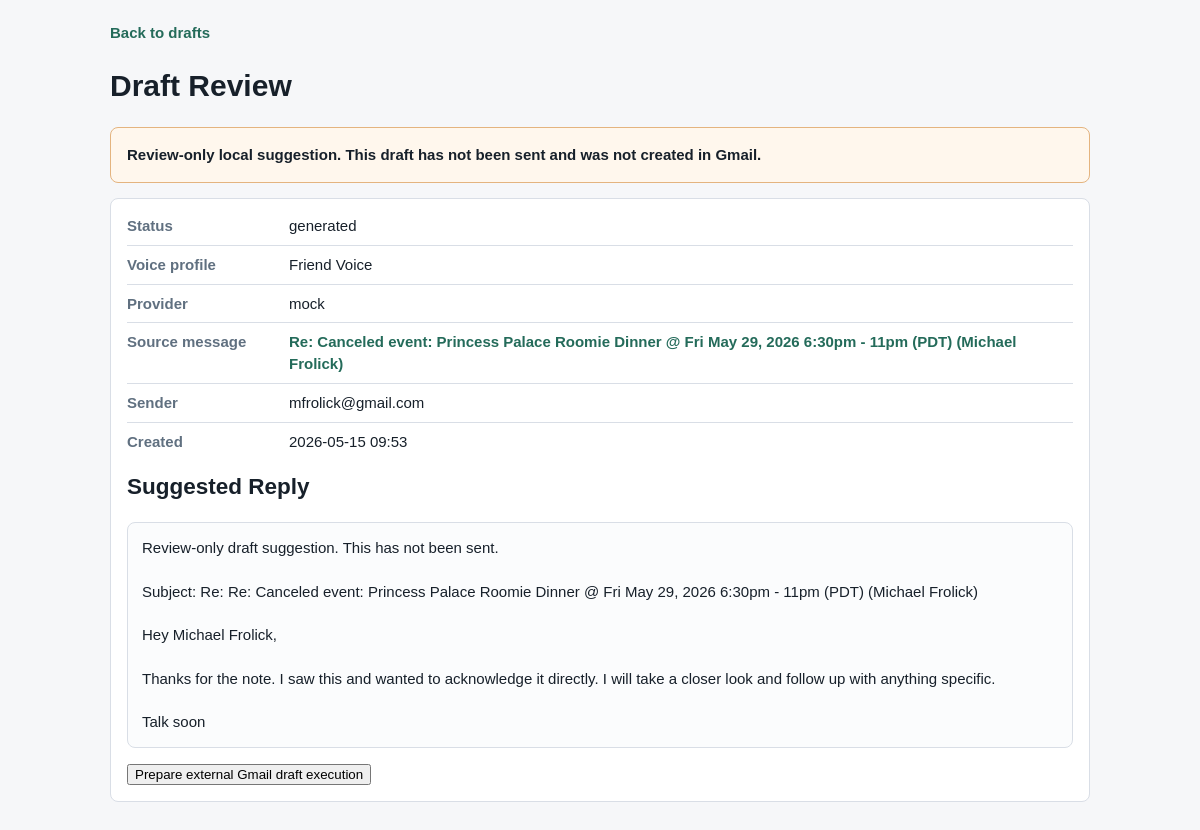
The page /drafts/2 on the database its author committed.
### app/models/entities.py (models this page shows)
class DraftReply(Base):
    __tablename__ = "draft_replies"
    id: Mapped[int] = mapped_column(primary_key=True)
    thread_id: Mapped[int] = mapped_column(ForeignKey("message_threads.id"), index=True)
    message_id: Mapped[int | None] = mapped_column(ForeignKey("messages.id"))
    voice_profile_id: Mapped[int | None] = mapped_column(ForeignKey("voice_profiles.id"))
    draft_text: Mapped[str] = mapped_column(Text)
    status: Mapped[DraftStatus] = mapped_column(Enum(DraftStatus), default=DraftStatus.GENERATED)
    provider_name: Mapped[str] = mapped_column(String(100), default="mock")
    created_at: Mapped[datetime] = mapped_column(DateTime(timezone=True), default=utcnow)
    updated_at: Mapped[datetime] = mapped_column(
        DateTime(timezone=True), default=utcnow, onupdate=utcnow
    )
    thread: Mapped[MessageThread] = relationship()
    message: Mapped[Message | None] = relationship()
    voice_profile: Mapped[VoiceProfile | None] = relationship(back_populates="drafts")

class VoiceProfile(Base):
    __tablename__ = "voice_profiles"
    id: Mapped[int] = mapped_column(primary_key=True)
    name: Mapped[str] = mapped_column(String(100), unique=True)
    audience_type: Mapped[str | None] = mapped_column(String(100))
    tone_description: Mapped[str | None] = mapped_column(String(500))
    formality_level: Mapped[int | None] = mapped_column(Integer)
    humor_level: Mapped[int | None] = mapped_column(Integer)
    apology_style: Mapped[str | None] = mapped_column(String(255))
    signoff_style: Mapped[str | None] = mapped_column(String(255))
    preferred_phrases: Mapped[str | None] = mapped_column(Text)
    banned_phrases: Mapped[str | None] = mapped_column(Text)
    max_length_preference: Mapped[int | None] = mapped_column(Integer)
    drafts: Mapped[list[DraftReply]] = relationship(back_populates="voice_profile")

class Message(Base):
    __tablename__ = "messages"
    __table_args__ = (
        UniqueConstraint("source_type", "source_message_id", name="uq_message_source"),
    )
    id: Mapped[int] = mapped_column(primary_key=True)
    thread_id: Mapped[int] = mapped_column(ForeignKey("message_threads.id"), index=True)
    source_type: Mapped[str] = mapped_column(String(50))
    source_message_id: Mapped[str] = mapped_column(String(255))
    sender_display_name: Mapped[str | None] = mapped_column(String(255))
    sender_email: Mapped[str | None] = mapped_column(String(255), index=True)
    source_channel: Mapped[str | None] = mapped_column(String(50))
    source_confidence: Mapped[Decimal] = mapped_column(Numeric(4, 3), default=Decimal("1.000"))
    recipient_emails: Mapped[str | None] = mapped_column(Text)
    cc_emails: Mapped[str | None] = mapped_column(Text)
    received_at: Mapped[datetime] = mapped_column(DateTime(timezone=True), default=utcnow)
    subject: Mapped[str | None] = mapped_column(String(500))
    snippet: Mapped[str | None] = mapped_column(Text)
    body_text: Mapped[str | None] = mapped_column(Text)
    body_stored_mode: Mapped[BodyStoredMode] = mapped_column(
        Enum(BodyStoredMode), default=BodyStoredMode.SNIPPET_ONLY
    )
    is_unread: Mapped[bool] = mapped_column(Boolean, default=True)
    has_attachments: Mapped[bool] = mapped_column(Boolean, default=False)
    created_at: Mapped[datetime] = mapped_column(DateTime(timezone=True), default=utcnow)
    thread: Mapped[MessageThread] = relationship()

### app/web/routes.py (the view)
@web_router.get("/drafts/{draft_id}")
def draft_detail(draft_id: int, request: Request, db: Session = Depends(get_db)):
    draft = db.get(DraftReply, draft_id)
    return templates.TemplateResponse(
        request,
        "draft_review.html",
        {"draft": draft},
        status_code=200 if draft else 404,
    )

### app/web/templates/draft_review.html (shortened to what this page needs)
<!DOCTYPE html>
<html>
  <head>
  </head>
  <body>
    <main class="wrap">
      <a href="/drafts">Back to drafts</a>
      {% if draft %}
      <h1>Draft Review</h1>
      <p class="notice">Review-only local suggestion. This draft has not been sent and was not created in Gmail.</p>
      <section class="panel">
        <div class="facts">
          <div>
            <span class="label">Status</span>
            <span>{{ draft.status.value if draft.status.value is defined else draft.status }}</span>
          </div>
          <div>
            <span class="label">Voice profile</span>
            <span>{{ draft.voice_profile.name if draft.voice_profile else "Local mock voice" }}</span>
          </div>
          <div>
            <span class="label">Provider</span>
            <span>{{ draft.provider_name }}</span>
          </div>
          <div>
            <span class="label">Source message</span>
            <span>
              {% if draft.message %}
              <a href="/messages/{{ draft.message.id }}">{{ draft.message.subject or "(No subject)" }}</a>
              {% else %}
              Unknown
              {% endif %}
            </span>
          </div>
          <div>
            <span class="label">Sender</span>
            <span>{{ draft.message.sender_email if draft.message and draft.message.sender_email else "Unknown" }}</span>
          </div>
          <div>
            <span class="label">Created</span>
            <span>{{ draft.created_at.strftime("%Y-%m-%d %H:%M") if draft.created_at else "" }}</span>
          </div>
        </div>
        <h2>Suggested Reply</h2>
        <pre>{{ draft.draft_text }}</pre>
        <form method="post" action="/drafts/{{ draft.id }}/prepare-execution">
          <button type="submit">Prepare external Gmail draft execution</button>
        </form>
      </section>
      {% else %}
      <div class="empty">Draft not found.</div>
      {% endif %}
    </main>
  </body>
</html>

### app/web/templates/draft_review.html (style rules this page uses)
:root { --bg: #f6f7f9; --surface: #ffffff; --line: #d9dee6; --text: #17202a; --muted: #607080; --brand: #246b5a; --warn-bg: #fff7ed; --warn-line: #e4b47f; }
* { box-sizing: border-box; }
body { margin: 0; background: var(--bg); color: var(--text); font-family: Arial, Helvetica, sans-serif; font-size: 15px; line-height: 1.45; }
a { color: var(--brand); font-weight: 700; text-decoration: none; }
.wrap { width: min(980px, calc(100% - 32px)); margin: 0 auto; padding: 22px 0 42px; }
.panel, .notice { border-radius: 8px; padding: 16px; }
.panel { border: 1px solid var(--line); background: var(--surface); }
.notice { border: 1px solid var(--warn-line); background: var(--warn-bg); font-weight: 700; }
.facts { display: grid; gap: 8px; margin-bottom: 18px; }
.facts div { display: grid; grid-template-columns: 150px minmax(0, 1fr); gap: 12px; border-top: 1px solid var(--line); padding-top: 8px; }
.facts div:first-child { border-top: 0; padding-top: 0; }
.label, .muted { color: var(--muted); }
.label { font-weight: 700; }
pre { overflow: auto; white-space: pre-wrap; border: 1px solid var(--line); border-radius: 8px; background: #fbfcfd; padding: 14px; font-family: Arial, Helvetica, sans-serif; }

### rows shown on the page
DraftReply: status "generated", provider_name "mock", created_at "2026-05-15 09:53", draft_text "Review-only draft suggestion. This has not been sent. Subject: Re: Re: Canceled event: Princess Palace Roomie Dinner @ Fri May 29, 2026 6:30pm - 11pm (PDT) (Michael Frolick) Hey Michael Frolick, Thanks for the note. I saw this and wanted to acknowledge it directly. I will take a closer look and follow up with anything specific. Talk soon"
VoiceProfile: voice_profile "Friend Voice"
Message: message "Re: Canceled event: Princess Palace Roomie Dinner @ Fri May 29, 2026 6:30pm - 11pm (PDT) (Michael Frolick)", message "mfrolick@gmail.com"
